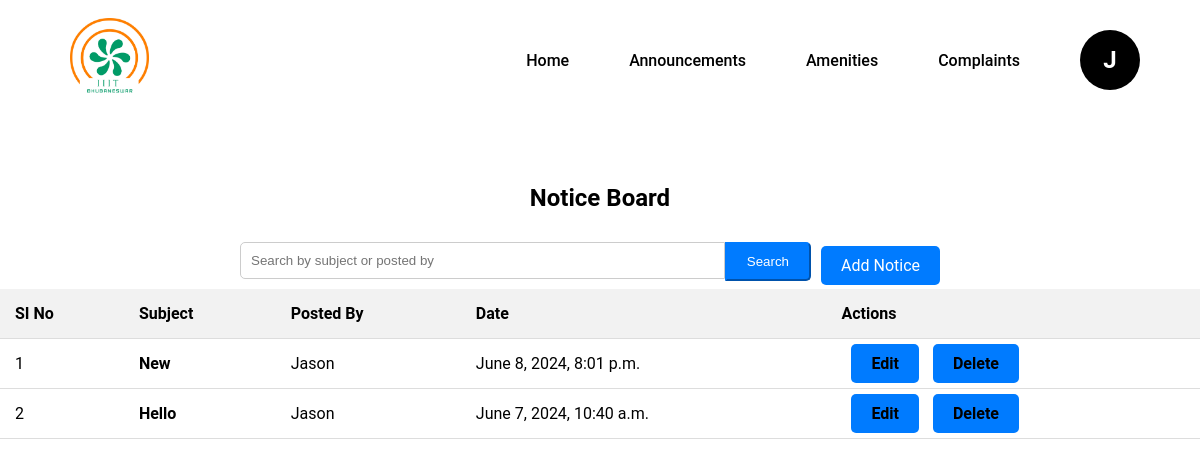
The page /notice_board/ (signed in) on the database its author committed.
### users/models.py (models this page shows, shortened)
class Notice(models.Model):
    subject = models.CharField(max_length=255)
    message = models.TextField()
    posted_by = models.ForeignKey(User, on_delete=models.CASCADE)
    date_posted = models.DateTimeField(auto_now_add=True)

### users/views.py (the view)
# urls.py: path('notice_board/', views.notice_list, name='notice_list'),
@login_required
def notice_list(request):
    query = request.GET.get('q')
    if query:
        notices = Notice.objects.filter(Q(subject__icontains=query) | Q(posted_by__username__icontains=query)).order_by('-date_posted')
    else:
        notices = Notice.objects.all().order_by('-date_posted')
    return render(request, 'noticeboard.html', {'notices': notices})

### users/context_processors.py (called while the page is built)
def cloak_room_settings(request):
    settings = CloakRoomSettings.objects.first()
    return {
        'settings': settings
    }

### users/templates/noticeboard.html (shortened to what this page needs)
{% extends 'faculty_base.html' %}
{% block content %}
{% load static %}
<link rel="stylesheet" href="{% static 'css/noticeboard.css' %}">
<div class="container mt-4">
    <h2>Notice Board</h2>
    <div class="row mb-3 justify-content-center">
        <div class="col-md-12">
            <form method="GET" action="{% url 'notice_list' %}" class="form-inline search-bar d-flex justify-content-center align-items-center">
                <div class="input-group">
                    <input type="text" class="form-control form-control-lg" name="q" placeholder="Search by subject or posted by" value="{{ request.GET.q }}">
                    <div class="input-group-append">
                        <button type="submit" class="btn btn-primary btn-lg">Search</button>
                    </div>
                    {% if user.is_authenticated %}
                    <div class="button-group ml-3 d-flex align-items-center">
                        <a href="{% url 'add_notice' %}" class="btn btn-primary btn-lg">Add Notice</a>
                    </div>
                    {% endif %}
                </div>
            </form>
        </div>
    </div>
    <table class="table table-striped mt-3">
        <thead>
            <tr>
                <th>SI No</th>
                <th>Subject</th>
                <th>Posted By</th>
                <th>Date</th>
                <th>Actions</th>
            </tr>
        </thead>
        <tbody>
            {% for notice in notices %}
            <tr>
                <td>{{ forloop.counter }}</td>
                <td><a href="{% url 'notice_detail' notice.pk %}">{{ notice.subject|capfirst }}</a></td>
                <td>{{ notice.posted_by.username|capfirst }}</td>
                <td>{{ notice.date_posted }}</td>
                <td>
                    {% if user == notice.posted_by %}
                    <a href="{% url 'edit_notice' notice.pk %}" class="btn btn-edit-delete btn-lg">Edit</a>
                    <a href="{% url 'delete_notice' notice.pk %}" class="btn btn-edit-delete btn-lg">Delete</a>
                    {% endif %}
                </td>
            </tr>
            {% endfor %}
        </tbody>
    </table>
</div>
{% endblock %}

### users/templates/faculty_base.html (shortened to what this page needs)
{% load static %}
<!DOCTYPE html>
<html lang="en">
<head>
    <link rel="stylesheet" href="{% static 'css/dashboard_styles.css' %}">
    <link rel="stylesheet" href="https://cdnjs.cloudflare.com/ajax/libs/font-awesome/6.0.0-beta3/css/all.min.css">
</head>
<body>
  <nav>
    <div class="logo">
        <img src="{% static 'images/home_logo.png' %}" alt="Logo">
    </div>
    <ul class="nav-links">
        <li><a href="{% url 'faculty_dashboard' %}">Home</a></li>
        <li><a href="{% url 'notice_list' %}">Announcements</a></li>
        <li class="dropdown">
            <a href="#">Amenities</a>
        </li>
        <li><a href="{% url 'faculty_complaints_list' %}">Complaints</a></li>
        <li class="profile dropdown">
            <a href="#" id="profileDropdown" role="button">
                <div class="profile-initial">{{ request.user.username|slice:":1"|capfirst }}</div>
            </a>
        </li>
    </ul>
</nav>
<div class="container mt-4">
    {% block content %}
    {% endblock %}
</div>
</body>
</html>

### static/css/dashboard_styles.css (style rules this page uses)
* { margin: 0; padding: 0; box-sizing: border-box; }
body { font-family: 'Roboto', sans-serif; }
nav { display: flex; align-items: center; justify-content: space-between; background-color: white; padding: 0 20px; width: 100%; height: 120px; margin: 0 ; }
.logo img { height: 80px; margin-left: 50px; }
.nav-links { list-style: none; display: flex; flex: 1; justify-content: flex-end; align-items: center; }
.nav-links li { position: relative; margin-right: 20px; }
.nav-links a { font-size: 16px; font-weight: 550; color: black; text-decoration: none; padding: 15px 20px; display: block; }
.profile { display: flex; align-items: center; cursor: pointer; }
.profile-initial { width: 60px; height: 60px; background-color: black; color: white; display: flex; align-items: center; justify-content: center; border-radius: 50%; font-size: 24px; font-weight: bold; }

### static/css/noticeboard.css (style rules this page uses)
.container { margin-top: 4rem; }
h2 { text-align: center; margin-bottom: 20px; }
.search-bar .input-group { width: 60%; margin: 0 auto; display: flex; }
.search-bar .form-control { flex: 1; padding: 10px; border-radius: 5px 0 0 5px; border: 1px solid #ccc; }
.search-bar .input-group-append .btn-primary { background-color: #007bff; border-color: #007bff; padding: 10px 20px; border-radius: 0 5px 5px 0; color: white; }
.button-group { display: flex; align-items: center; margin-left: auto; }
.button-group .btn-primary, .btn-edit-delete { background-color: #007bff; border-color: #007bff; padding: 10px 20px; border-radius: 5px; color: white; margin-left: 10px; text-decoration: none; }
.table { width: 100%; border-collapse: collapse; }
.table th, .table td { padding: 15px; text-align: left; border-bottom: 1px solid #ddd; }
.table th { background-color: #f2f2f2; }
.mt-4 { margin-top: 4rem !important; }
form { margin-top: 20px; }
form .btn-primary { background-color: #007bff; border-color: #007bff; padding: 10px 20px; border-radius: 5px; color: white; margin-top: 10px; }
form input, form textarea, form select { width: 40%; padding: 10px; margin: 10px 0; border-radius: 5px; border: 1px solid #ccc; }
.d-flex { display: flex; }
.justify-content-center { justify-content: center; }
.align-items-center { align-items: center; }
.button-group { display: flex; align-items: center; margin-left: auto; margin-right: 20px; }
.table a { text-decoration: none; color: black; font-weight: bold; }

### rows shown on the page
Notice: subject "New", posted_by.username "Jason", date_posted "June 8, 2024, 8:01 p.m.", shows "Edit"
Notice: subject "Hello", posted_by.username "Jason", date_posted "June 7, 2024, 10:40 a.m.", shows "Edit"

### other values the page prints
{{ request.user.username|slice:":1"|capfirst }} "J"
